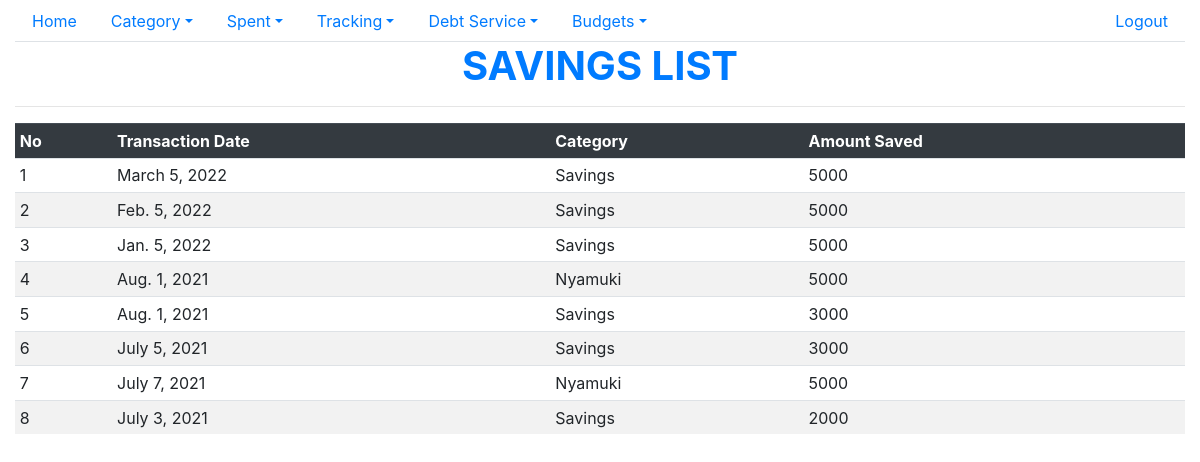
Screenshot of /savingslist/ (signed in) with the database file from the repository.
### spent/models.py (models this page shows, shortened)
class SavingsTracker(models.Model):
    spent_id = models.ForeignKey(Spent,on_delete=models.CASCADE)
    voided = models.IntegerField(default=0)
    user_id = models.ForeignKey(settings.AUTH_USER_MODEL, on_delete=models.CASCADE)
    date_created = models.DateTimeField(auto_now_add=True)
    date_updated = models.DateTimeField(auto_now=True)
    class Meta:
        ordering =["-date_created"]

class Spent(models.Model):
    date = models.DateField()
    category_id = models.ForeignKey(Category,on_delete=models.CASCADE)
    amount = models.IntegerField()
    user_id = models.ForeignKey(settings.AUTH_USER_MODEL,on_delete=models.CASCADE)
    voided = models.IntegerField(default=0)
    date_created = models.DateTimeField(auto_now_add=True)
    date_updated = models.DateTimeField(auto_now=True)
    class Meta:
        ordering =["-date"]

class Category(models.Model):
    date = models.DateField()
    category = models.CharField(max_length=32)
    as_savings=models.BooleanField(default=False)
    budget_category = models.ForeignKey(BudgetClassItem,on_delete=models.RESTRICT,blank=True,null=True)
    voided = models.IntegerField(default=0)
    user_id = models.ForeignKey(settings.AUTH_USER_MODEL, on_delete=models.CASCADE)
    date_created = models.DateTimeField(auto_now_add=True)
    date_updated = models.DateTimeField(auto_now=True)
    def __str__(self):
        return self.category
    class Meta:
        ordering =["category"]

### spent/views.py (the view)
# urls.py: path('savingslist/',views.SavingsList.as_view(),name="savings_list"),
class SavingsList(LoginRequiredMixin,ListView):
    template_name = "spent/savings_list.html"
    model = SavingsTracker
    login_url = settings.LOGIN_URL
    def get_queryset(self):
        query_set = super().get_queryset()# get the list
        user = User.objects.get(username=self.request.user) #filter for the current logged in user
        query_set = query_set.filter(user_id=user,voided=0)
        return query_set

### spent/templates/spent/savings_list.html (shortened to what this page needs)
{% extends "base.html" %}
{% block content %}
<h1 class="text-center text-primary font-weight-bold">SAVINGS LIST</h1>
<hr/>
<table class="table table-striped table-sm">
  <tr class="thead-dark">
    <th>No</th><th>Transaction Date</th><th>Category</th><th>Amount Saved</th>
  </tr>
  {% for data in object_list%}
  <tr>
    <td>{{forloop.counter}}</td>
    <td>{{data.spent_id.date}}</td>
    <td>{{data.spent_id.category_id}}</td>
    <td>{{data.spent_id.amount}}</td>
  </tr>
  {%endfor%}
</table>
{% endblock content %}

### static/spent/main.css (style rules this page uses)
body { color: #000; overflow-x: hidden; height: 100%; background-repeat: no-repeat; background-size: 100% 100% }

### rows the page displays
SavingsTracker: spent_id "March 5, 2022", spent_id.category_id "Savings", spent_id.amount "5000"
SavingsTracker: spent_id "Feb. 5, 2022", spent_id.category_id "Savings", spent_id.amount "5000"
SavingsTracker: spent_id "Jan. 5, 2022", spent_id.category_id "Savings", spent_id.amount "5000"
SavingsTracker: spent_id "Aug. 1, 2021", spent_id.category_id "Nyamuki", spent_id.amount "5000"
SavingsTracker: spent_id "Aug. 1, 2021", spent_id.category_id "Savings", spent_id.amount "3000"
SavingsTracker: spent_id "July 5, 2021", spent_id.category_id "Savings", spent_id.amount "3000"
SavingsTracker: spent_id "July 7, 2021", spent_id.category_id "Nyamuki", spent_id.amount "5000"
SavingsTracker: spent_id "July 3, 2021", spent_id.category_id "Savings", spent_id.amount "2000"
